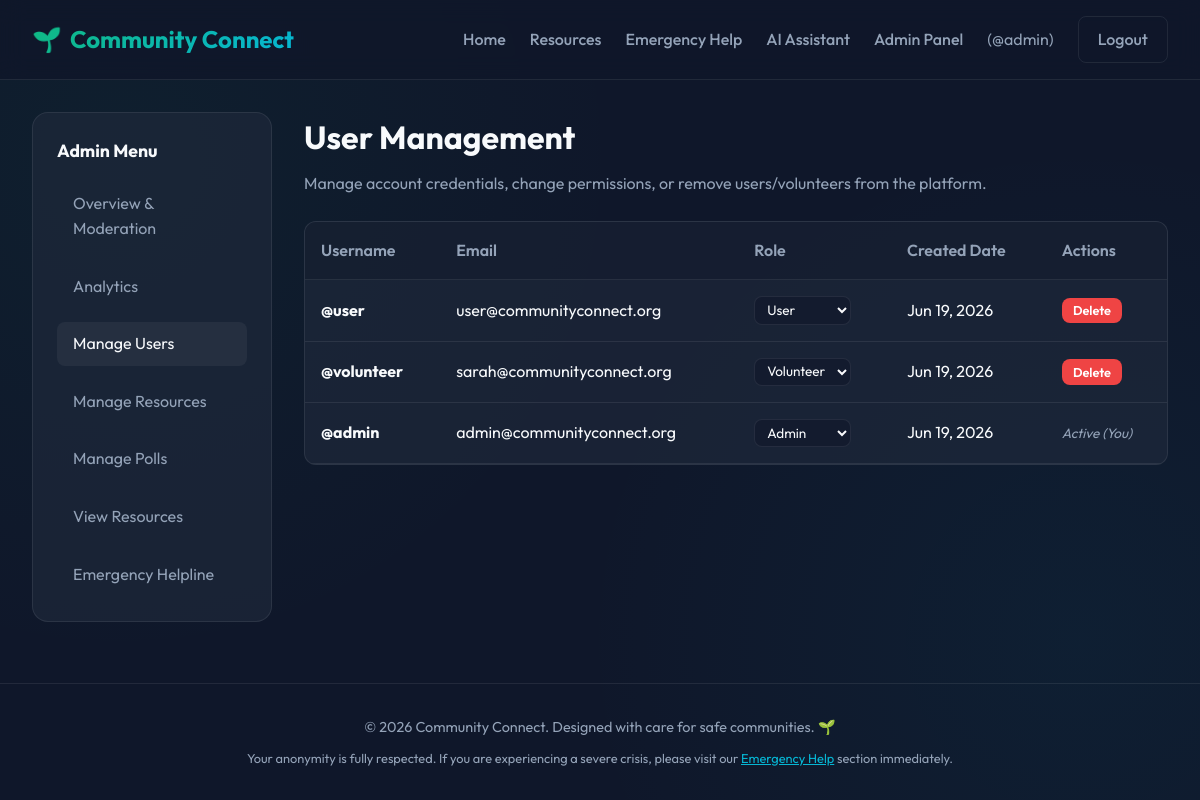
The page /admin/users.php (signed in) on the database its author committed.
### tables this page shows
CREATE TABLE IF NOT EXISTS `users` (
    `id` INT AUTO_INCREMENT PRIMARY KEY,
    `username` VARCHAR(50) NOT NULL UNIQUE,
    `email` VARCHAR(100) NOT NULL UNIQUE,
    `password` VARCHAR(255) NOT NULL,
    `role` ENUM('user', 'volunteer', 'admin') NOT NULL DEFAULT 'user',
    `created_at` TIMESTAMP DEFAULT CURRENT_TIMESTAMP
);

### admin/users.php (the view, shortened to what this page needs)
<?php
require_once '../config/db.php';
try {
    $stmt = $pdo->query("SELECT id, username, email, role, created_at FROM users ORDER BY role ASC, username ASC");
    $all_users = $stmt->fetchAll();
} catch (PDOException $e) {
    $all_users = [];
    $error_msg = "Could not load users.";
}
require_once '../includes/header.php';
?>
<div class="dashboard-layout">
    <aside class="sidebar">
        <h3 style="margin-bottom: 1rem; font-size: 1.1rem;">Admin Menu</h3>
        <ul class="sidebar-nav">
            <li><a href="/admin/dashboard.php">Overview & Moderation</a></li>
            <li><a href="/admin/analytics.php">Analytics</a></li>
            <li><a href="/admin/users.php" class="active">Manage Users</a></li>
            <li><a href="/admin/resources.php">Manage Resources</a></li>
            <li><a href="/admin/polls.php">Manage Polls</a></li>
            <li><a href="/resources.php">View Resources</a></li>
            <li><a href="/emergency.php">Emergency Helpline</a></li>
        </ul>
    </aside>
    <div class="main-content">
        <div>
            <h1 style="font-size: 2rem; margin-bottom: 0.5rem;">User Management</h1>
            <p style="color: var(--text-secondary);">Manage account credentials, change permissions, or remove users/volunteers from the platform.</p>
        </div>
        <div class="table-container">
            <table>
                <thead>
                    <tr>
                        <th>Username</th>
                        <th>Email</th>
                        <th>Role</th>
                        <th>Created Date</th>
                        <th>Actions</th>
                    </tr>
                </thead>
                <tbody>
                    <?php foreach ($all_users as $user): ?>
                        <tr>
                            <td><strong>@<?php echo htmlspecialchars($user['username']); ?></strong></td>
                            <td><?php echo htmlspecialchars($user['email']); ?></td>
                            <td>
                                <form action="users.php" method="POST" style="display: inline-block;">
                                    <select name="role" class="form-control" style="padding: 0.2rem 0.5rem; width: auto; font-size: 0.85rem;" onchange="this.form.submit()">
                                        <option value="user" <?php echo $user['role'] === 'user' ? 'selected' : ''; ?>>User</option>
                                        <option value="volunteer" <?php echo $user['role'] === 'volunteer' ? 'selected' : ''; ?>>Volunteer</option>
                                        <option value="admin" <?php echo $user['role'] === 'admin' ? 'selected' : ''; ?>>Admin</option>
                                    </select>
                                </form>
                            </td>
                            <td><?php echo date('M d, Y', strtotime($user['created_at'])); ?></td>
                            <td>
                                <?php if ($user['id'] != $_SESSION['user_id']): ?>
                                    <form action="users.php" method="POST" style="display: inline;" class="btn-confirm-delete">
                                        <button type="submit" name="delete_user" class="btn btn-danger" style="padding: 0.3rem 0.7rem; font-size: 0.8rem;">Delete</button>
                                    </form>
                                <?php else: ?>
                                    <span style="color: var(--text-secondary); font-style: italic; font-size: 0.85rem;">Active (You)</span>
                                <?php endif; ?>
                            </td>
                        </tr>
                    <?php endforeach; ?>
                </tbody>
            </table>
        </div>
    </div>
</div>
<?php require_once '../includes/footer.php'; ?>

### assets/css/style.css (style rules this page uses)
:root { --bg-primary: #0f172a; --bg-secondary: #1e293b; --accent-primary: #10b981; --accent-secondary: #06b6d4; --accent-hover: #059669; --text-primary: #f8fafc; --text-secondary: #94a3b8; --danger: #ef4444; --danger-hover: #dc2626; --warning: #f59e0b; --glass-bg: rgba(30, 41, 59, 0.7); --glass-border: rgba(255, 255, 255, 0.08); --font-sans: 'Outfit', sans-serif; --transition-smooth: all 0.3s cubic-bezier(0.4, 0, 0.2, 1); }
* { box-sizing: border-box; margin: 0; padding: 0; }
body { font-family: var(--font-sans); background-color: var(--bg-primary); background-image: radial-gradient(circle at 10% 20%, rgba(16, 185, 129, 0.05) 0%, transparent 40%), radial-gradient(circle at 90% 80%, rgba(6, 182, 212, 0.05) 0%, transparent 40%); color: var(--text-primary); line-height: 1.6; min-height: 100vh; display: flex; flex-direction: column; }
.btn { display: inline-block; padding: 0.6rem 1.2rem; border-radius: 8px; font-weight: 600; text-decoration: none; cursor: pointer; transition: var(--transition-smooth); border: none; font-family: var(--font-sans); }
.btn-danger { background-color: var(--danger); color: white; }
.form-control { width: 100%; padding: 0.8rem 1rem; background-color: rgba(15, 23, 42, 0.6); border: 1px solid var(--glass-border); border-radius: 8px; color: var(--text-primary); font-family: var(--font-sans); transition: var(--transition-smooth); }
.dashboard-layout { display: grid; grid-template-columns: 240px 1fr; max-width: 1200px; margin: 2rem auto; gap: 2rem; width: 100%; padding: 0 2rem; }
.sidebar { background: var(--glass-bg); border: 1px solid var(--glass-border); border-radius: 16px; padding: 1.5rem; height: fit-content; }
.sidebar-nav { list-style: none; display: flex; flex-direction: column; gap: 0.8rem; }
.sidebar-nav a { color: var(--text-secondary); text-decoration: none; padding: 0.6rem 1rem; border-radius: 8px; display: block; transition: var(--transition-smooth); }
.sidebar-nav a:hover, .sidebar-nav a.active { color: var(--text-primary); background-color: rgba(255, 255, 255, 0.05); }
.main-content { display: flex; flex-direction: column; gap: 1.5rem; }
.table-container { overflow-x: auto; background: var(--glass-bg); border: 1px solid var(--glass-border); border-radius: 12px; }
table { width: 100%; border-collapse: collapse; text-align: left; }
th, td { padding: 1rem; border-bottom: 1px solid var(--glass-border); }
th { background-color: rgba(15, 23, 42, 0.4); color: var(--text-secondary); font-weight: 600; }

### rows shown on the page
users: username "user", email "user@communityconnect.org", role "User", created_at "Jun 19, 2026"
users: username "volunteer", email "sarah@communityconnect.org", role "Volunteer", created_at "Jun 19, 2026"
users: username "admin", email "admin@communityconnect.org", role "Admin", created_at "Jun 19, 2026", shows "Active (You)"

### other values the page prints
$_SESSION['username'] "admin"
